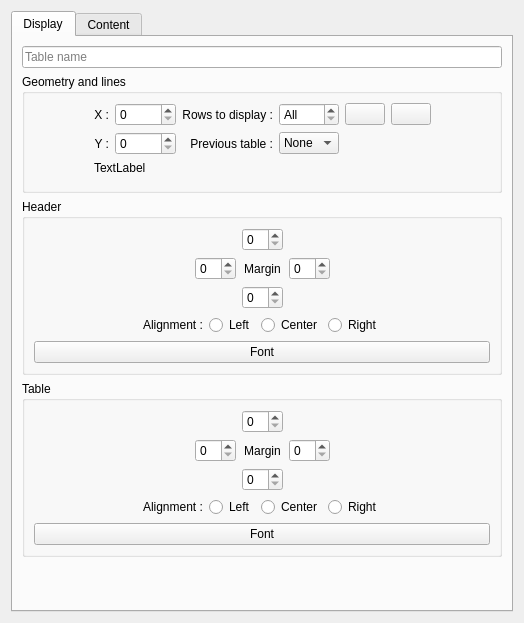
<?xml version="1.0" encoding="UTF-8"?>
<ui version="4.0">
 <class>GraphicsTablePropertiesEditor</class>
 <widget class="QWidget" name="GraphicsTablePropertiesEditor">
  <property name="geometry">
   <rect>
    <x>0</x>
    <y>0</y>
    <width>524</width>
    <height>623</height>
   </rect>
  </property>
  <property name="windowTitle">
   <string>Form</string>
  </property>
  <layout class="QVBoxLayout" name="verticalLayout">
   <item>
    <widget class="QTabWidget" name="m_tab">
     <property name="currentIndex">
      <number>0</number>
     </property>
     <widget class="QWidget" name="m_display_tab">
      <attribute name="title">
       <string>Display</string>
      </attribute>
      <layout class="QVBoxLayout" name="verticalLayout_5">
       <item>
        <widget class="QLineEdit" name="m_table_name_le">
         <property name="text">
          <string/>
         </property>
         <property name="placeholderText">
          <string>Table name</string>
         </property>
        </widget>
       </item>
       <item>
        <widget class="QGroupBox" name="groupBox">
         <property name="title">
          <string>Geometry and lines</string>
         </property>
         <layout class="QGridLayout" name="gridLayout_2" columnstretch="0,0,0,0,0,0,0,0">
          <item row="1" column="4">
           <widget class="QSpinBox" name="m_display_n_row_sb">
            <property name="specialValueText">
             <string>All</string>
            </property>
            <property name="maximum">
             <number>999</number>
            </property>
           </widget>
          </item>
          <item row="2" column="6">
           <widget class="QPushButton" name="m_next_pb">
            <property name="enabled">
             <bool>true</bool>
            </property>
            <property name="toolTip">
             <string>Next table</string>
            </property>
            <property name="text">
             <string/>
            </property>
            <property name="icon">
             <iconset resource="../../../../qelectrotech.qrc">
              <normaloff>:/ico/16x16/arrow-right.png</normaloff>:/ico/16x16/arrow-right.png</iconset>
            </property>
            <property name="flat">
             <bool>true</bool>
            </property>
           </widget>
          </item>
          <item row="2" column="4">
           <widget class="QComboBox" name="m_previous_table_cb">
            <property name="insertPolicy">
             <enum>QComboBox::InsertAtBottom</enum>
            </property>
            <item>
             <property name="text">
              <string>None</string>
             </property>
            </item>
           </widget>
          </item>
          <item row="1" column="0">
           <spacer name="horizontalSpacer">
            <property name="orientation">
             <enum>Qt::Horizontal</enum>
            </property>
            <property name="sizeHint" stdset="0">
             <size>
              <width>40</width>
              <height>20</height>
             </size>
            </property>
           </spacer>
          </item>
          <item row="1" column="5">
           <widget class="QPushButton" name="m_auto_geometry_pb">
            <property name="toolTip">
             <string>Fit table to folio</string>
            </property>
            <property name="text">
             <string/>
            </property>
            <property name="icon">
             <iconset resource="../../../../qelectrotech.qrc">
              <normaloff>:/ico/22x22/zoom-fit-best.png</normaloff>:/ico/22x22/zoom-fit-best.png</iconset>
            </property>
           </widget>
          </item>
          <item row="2" column="7">
           <spacer name="horizontalSpacer_2">
            <property name="orientation">
             <enum>Qt::Horizontal</enum>
            </property>
            <property name="sizeHint" stdset="0">
             <size>
              <width>40</width>
              <height>20</height>
             </size>
            </property>
           </spacer>
          </item>
          <item row="2" column="1">
           <widget class="QLabel" name="label_7">
            <property name="text">
             <string>Y :</string>
            </property>
            <property name="alignment">
             <set>Qt::AlignRight|Qt::AlignTrailing|Qt::AlignVCenter</set>
            </property>
           </widget>
          </item>
          <item row="1" column="1">
           <widget class="QLabel" name="label_8">
            <property name="text">
             <string>X :</string>
            </property>
            <property name="alignment">
             <set>Qt::AlignRight|Qt::AlignTrailing|Qt::AlignVCenter</set>
            </property>
           </widget>
          </item>
          <item row="1" column="2">
           <widget class="QSpinBox" name="m_x_pos">
            <property name="maximum">
             <number>10000</number>
            </property>
           </widget>
          </item>
          <item row="4" column="1" colspan="6">
           <widget class="QWidget" name="widget_3" native="true">
            <layout class="QHBoxLayout" name="horizontalLayout_3">
             <property name="leftMargin">
              <number>0</number>
             </property>
             <property name="topMargin">
              <number>0</number>
             </property>
             <property name="rightMargin">
              <number>0</number>
             </property>
             <property name="bottomMargin">
              <number>0</number>
             </property>
            </layout>
           </widget>
          </item>
          <item row="2" column="5">
           <widget class="QPushButton" name="m_previous_pb">
            <property name="enabled">
             <bool>true</bool>
            </property>
            <property name="toolTip">
             <string>Previous table</string>
            </property>
            <property name="text">
             <string/>
            </property>
            <property name="icon">
             <iconset resource="../../../../qelectrotech.qrc">
              <normaloff>:/ico/16x16/arrow-left.png</normaloff>:/ico/16x16/arrow-left.png</iconset>
            </property>
            <property name="flat">
             <bool>true</bool>
            </property>
           </widget>
          </item>
          <item row="2" column="2">
           <widget class="QSpinBox" name="m_y_pos">
            <property name="maximum">
             <number>10000</number>
            </property>
           </widget>
          </item>
          <item row="1" column="6">
           <widget class="QPushButton" name="m_apply_geometry_to_linked_table_pb">
            <property name="toolTip">
             <string>Apply geometry to all tables linked to this one</string>
            </property>
            <property name="text">
             <string/>
            </property>
            <property name="icon">
             <iconset resource="../../../../qelectrotech.qrc">
              <normaloff>:/ico/22x22/all_pages.png</normaloff>:/ico/22x22/all_pages.png</iconset>
            </property>
           </widget>
          </item>
          <item row="2" column="3">
           <widget class="QLabel" name="label_3">
            <property name="text">
             <string>Previous table :</string>
            </property>
            <property name="alignment">
             <set>Qt::AlignRight|Qt::AlignTrailing|Qt::AlignVCenter</set>
            </property>
           </widget>
          </item>
          <item row="1" column="3">
           <widget class="QLabel" name="label">
            <property name="text">
             <string>Rows to display :</string>
            </property>
            <property name="alignment">
             <set>Qt::AlignRight|Qt::AlignTrailing|Qt::AlignVCenter</set>
            </property>
           </widget>
          </item>
          <item row="3" column="1" colspan="6">
           <widget class="QLabel" name="m_info_label">
            <property name="text">
             <string>TextLabel</string>
            </property>
            <property name="textFormat">
             <enum>Qt::RichText</enum>
            </property>
            <property name="scaledContents">
             <bool>false</bool>
            </property>
           </widget>
          </item>
         </layout>
        </widget>
       </item>
       <item>
        <widget class="QGroupBox" name="groupBox_2">
         <property name="title">
          <string>Header</string>
         </property>
         <layout class="QVBoxLayout" name="verticalLayout_2">
          <item>
           <layout class="QGridLayout" name="gridLayout">
            <item row="3" column="2">
             <widget class="QSpinBox" name="m_header_bottom_margin"/>
            </item>
            <item row="2" column="4">
             <spacer name="horizontalSpacer_4">
              <property name="orientation">
               <enum>Qt::Horizontal</enum>
              </property>
              <property name="sizeHint" stdset="0">
               <size>
                <width>40</width>
                <height>20</height>
               </size>
              </property>
             </spacer>
            </item>
            <item row="2" column="2">
             <widget class="QLabel" name="label_2">
              <property name="text">
               <string>Margin</string>
              </property>
              <property name="alignment">
               <set>Qt::AlignCenter</set>
              </property>
             </widget>
            </item>
            <item row="2" column="3">
             <widget class="QSpinBox" name="m_header_right_margin"/>
            </item>
            <item row="2" column="0">
             <spacer name="horizontalSpacer_3">
              <property name="orientation">
               <enum>Qt::Horizontal</enum>
              </property>
              <property name="sizeHint" stdset="0">
               <size>
                <width>40</width>
                <height>20</height>
               </size>
              </property>
             </spacer>
            </item>
            <item row="2" column="1">
             <widget class="QSpinBox" name="m_header_left_margin">
              <property name="suffix">
               <string/>
              </property>
              <property name="prefix">
               <string/>
              </property>
             </widget>
            </item>
            <item row="1" column="2">
             <widget class="QSpinBox" name="m_header_top_margin"/>
            </item>
           </layout>
          </item>
          <item>
           <widget class="QWidget" name="widget" native="true">
            <layout class="QHBoxLayout" name="horizontalLayout">
             <property name="leftMargin">
              <number>0</number>
             </property>
             <property name="topMargin">
              <number>0</number>
             </property>
             <property name="rightMargin">
              <number>0</number>
             </property>
             <property name="bottomMargin">
              <number>0</number>
             </property>
             <item>
              <spacer name="horizontalSpacer_7">
               <property name="orientation">
                <enum>Qt::Horizontal</enum>
               </property>
               <property name="sizeHint" stdset="0">
                <size>
                 <width>40</width>
                 <height>20</height>
                </size>
               </property>
              </spacer>
             </item>
             <item>
              <widget class="QLabel" name="label_5">
               <property name="text">
                <string>Alignment :</string>
               </property>
              </widget>
             </item>
             <item>
              <widget class="QRadioButton" name="m_header_align_left_rb">
               <property name="text">
                <string>Left</string>
               </property>
              </widget>
             </item>
             <item>
              <widget class="QRadioButton" name="m_header_align_center_rb">
               <property name="text">
                <string>Center</string>
               </property>
              </widget>
             </item>
             <item>
              <widget class="QRadioButton" name="m_header_align_right_rb">
               <property name="text">
                <string>Right</string>
               </property>
              </widget>
             </item>
             <item>
              <spacer name="horizontalSpacer_8">
               <property name="orientation">
                <enum>Qt::Horizontal</enum>
               </property>
               <property name="sizeHint" stdset="0">
                <size>
                 <width>40</width>
                 <height>20</height>
                </size>
               </property>
              </spacer>
             </item>
            </layout>
           </widget>
          </item>
          <item>
           <widget class="QPushButton" name="m_header_font_pb">
            <property name="text">
             <string>Font</string>
            </property>
            <property name="flat">
             <bool>false</bool>
            </property>
           </widget>
          </item>
         </layout>
        </widget>
       </item>
       <item>
        <widget class="QGroupBox" name="groupBox_3">
         <property name="title">
          <string>Table</string>
         </property>
         <layout class="QVBoxLayout" name="verticalLayout_3">
          <item>
           <layout class="QGridLayout" name="gridLayout_3">
            <item row="2" column="2">
             <widget class="QSpinBox" name="m_table_bottom_margin"/>
            </item>
            <item row="1" column="1">
             <widget class="QSpinBox" name="m_table_left_margin"/>
            </item>
            <item row="0" column="2">
             <widget class="QSpinBox" name="m_table_top_margin"/>
            </item>
            <item row="1" column="4">
             <spacer name="horizontalSpacer_6">
              <property name="orientation">
               <enum>Qt::Horizontal</enum>
              </property>
              <property name="sizeHint" stdset="0">
               <size>
                <width>40</width>
                <height>20</height>
               </size>
              </property>
             </spacer>
            </item>
            <item row="1" column="3">
             <widget class="QSpinBox" name="m_table_right_margin"/>
            </item>
            <item row="1" column="2">
             <widget class="QLabel" name="label_4">
              <property name="text">
               <string>Margin</string>
              </property>
              <property name="alignment">
               <set>Qt::AlignCenter</set>
              </property>
             </widget>
            </item>
            <item row="1" column="0">
             <spacer name="horizontalSpacer_5">
              <property name="orientation">
               <enum>Qt::Horizontal</enum>
              </property>
              <property name="sizeHint" stdset="0">
               <size>
                <width>40</width>
                <height>20</height>
               </size>
              </property>
             </spacer>
            </item>
           </layout>
          </item>
          <item>
           <widget class="QWidget" name="widget_2" native="true">
            <layout class="QHBoxLayout" name="horizontalLayout_2">
             <property name="leftMargin">
              <number>0</number>
             </property>
             <property name="topMargin">
              <number>0</number>
             </property>
             <property name="rightMargin">
              <number>0</number>
             </property>
             <property name="bottomMargin">
              <number>0</number>
             </property>
             <item>
              <spacer name="horizontalSpacer_9">
               <property name="orientation">
                <enum>Qt::Horizontal</enum>
               </property>
               <property name="sizeHint" stdset="0">
                <size>
                 <width>40</width>
                 <height>20</height>
                </size>
               </property>
              </spacer>
             </item>
             <item>
              <widget class="QLabel" name="label_6">
               <property name="text">
                <string>Alignment :</string>
               </property>
              </widget>
             </item>
             <item>
              <widget class="QRadioButton" name="m_table_align_left_rb">
               <property name="text">
                <string>Left</string>
               </property>
              </widget>
             </item>
             <item>
              <widget class="QRadioButton" name="m_table_align_center_rb">
               <property name="text">
                <string>Center</string>
               </property>
              </widget>
             </item>
             <item>
              <widget class="QRadioButton" name="m_table_align_right_rb">
               <property name="text">
                <string>Right</string>
               </property>
              </widget>
             </item>
             <item>
              <spacer name="horizontalSpacer_10">
               <property name="orientation">
                <enum>Qt::Horizontal</enum>
               </property>
               <property name="sizeHint" stdset="0">
                <size>
                 <width>40</width>
                 <height>20</height>
                </size>
               </property>
              </spacer>
             </item>
            </layout>
           </widget>
          </item>
          <item>
           <widget class="QPushButton" name="m_table_font_pb">
            <property name="text">
             <string>Font</string>
            </property>
            <property name="flat">
             <bool>false</bool>
            </property>
           </widget>
          </item>
         </layout>
        </widget>
       </item>
       <item>
        <spacer name="verticalSpacer">
         <property name="orientation">
          <enum>Qt::Vertical</enum>
         </property>
         <property name="sizeHint" stdset="0">
          <size>
           <width>20</width>
           <height>40</height>
          </size>
         </property>
        </spacer>
       </item>
      </layout>
     </widget>
     <widget class="QWidget" name="m_content_tab">
      <attribute name="title">
       <string>Content</string>
      </attribute>
      <layout class="QVBoxLayout" name="m_content_layout">
       <item>
        <spacer name="verticalSpacer_2">
         <property name="orientation">
          <enum>Qt::Vertical</enum>
         </property>
         <property name="sizeHint" stdset="0">
          <size>
           <width>20</width>
           <height>534</height>
          </size>
         </property>
        </spacer>
       </item>
      </layout>
     </widget>
    </widget>
   </item>
  </layout>
 </widget>
 <resources>
  <include location="../../../../qelectrotech.qrc"/>
 </resources>
 <connections/>
</ui>
